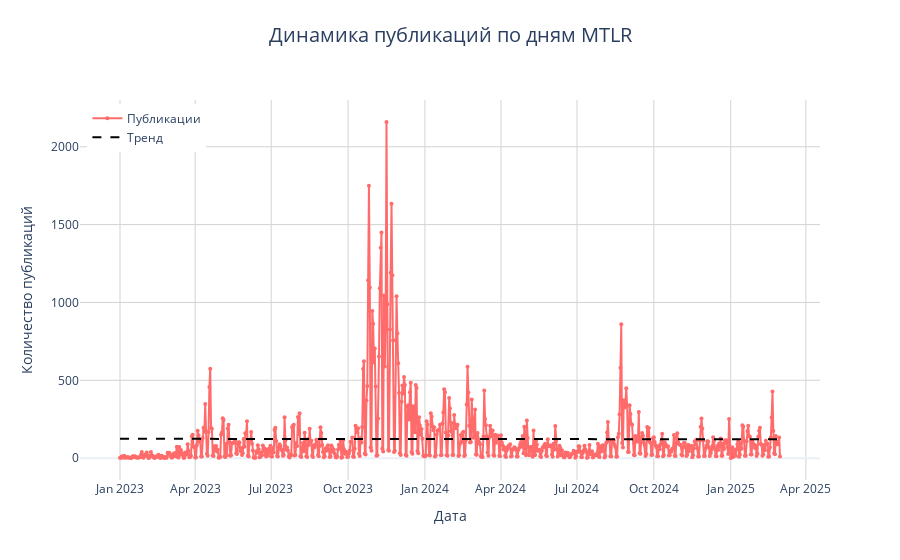

Here is the notebook cell this chart was saved with:
### Code cell
%load_ext autoreload
%autoreload 2
from scripts.vizualizer import plot_daily_posts

plot_daily_posts(daily_counts_mltr, "MTLR")

### Figure 1 — Plotly figure (JSON) as saved in the notebook; plotly's stock layout.template omitted (floating-point values rounded to 4 significant figures; data arrays with more than 128 entries replaced by an {"elided": "..."} marker saying what was removed)
{"data": [{"line": {"color": "#FF6B6B", "width": 2}, "marker": {"color": "#FF6B6B", "size": 4}, "mode": "lines+markers", "name": "Публикации", "type": "scatter", "x": {"elided": "790 str values"}, "y": {"elided": "790 int values"}}, {"line": {"color": "black", "dash": "dash", "width": 2}, "mode": "lines", "name": "Тренд", "type": "scatter", "x": {"elided": "790 str values"}, "y": {"elided": "790 float values"}}], "layout": {"hovermode": "x unified", "legend": {"x": 0.01, "xanchor": "left", "y": 0.99, "yanchor": "top"}, "showlegend": true, "title": {"font": {"size": 20}, "text": "Динамика публикаций по дням MTLR", "x": 0.5, "xanchor": "center", "y": 0.95, "yanchor": "top"}, "xaxis": {"gridcolor": "LightGray", "gridwidth": 1, "showgrid": true, "title": {"text": "Дата"}}, "yaxis": {"gridcolor": "LightGray", "gridwidth": 1, "showgrid": true, "title": {"text": "Количество публикаций"}}}}
